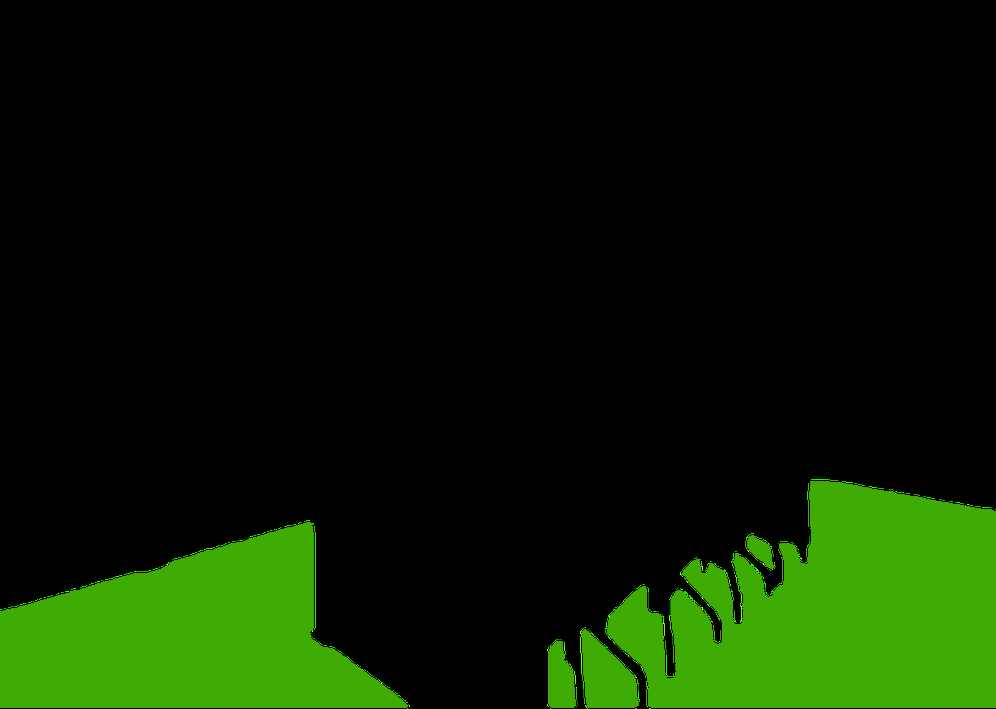
#> input picture final_client_version/masks/kitchen/floor.png, 996 x 709 px, shrunk from 1600 x 1139 before the run, found by its file name; its folder holds only this picture in this run
$ jupyter execute --allow-errors 'exp2_(1).ipynb'
#> lines starting #> are read from the running program, lines starting #| are printed output that depends on the picture; after the words box and inside, x2 and y2 are one past the last pixel; in counts of white or black regions, pixels touching at a corner belong together
[cell 1]
import os
import cv2
import numpy as np
import matplotlib.pyplot as plt
import time

[cell 2]
def get_mask_imgs(img_path):
    mask_imgs = []
    for img in os.listdir(img_path):
        if img.split('.')[-1] == 'png':
            mask_imgs.append(img_path+"/"+img)
    return mask_imgs

def read_imgs(mask_path):
#> called with mask_path = '../inputs/masks/kitchen'
    mask_imgs = get_mask_imgs(mask_path)
    # print(mask_imgs)
    masks = []
    for img in mask_imgs:
        mask = cv2.imread(img, 0)
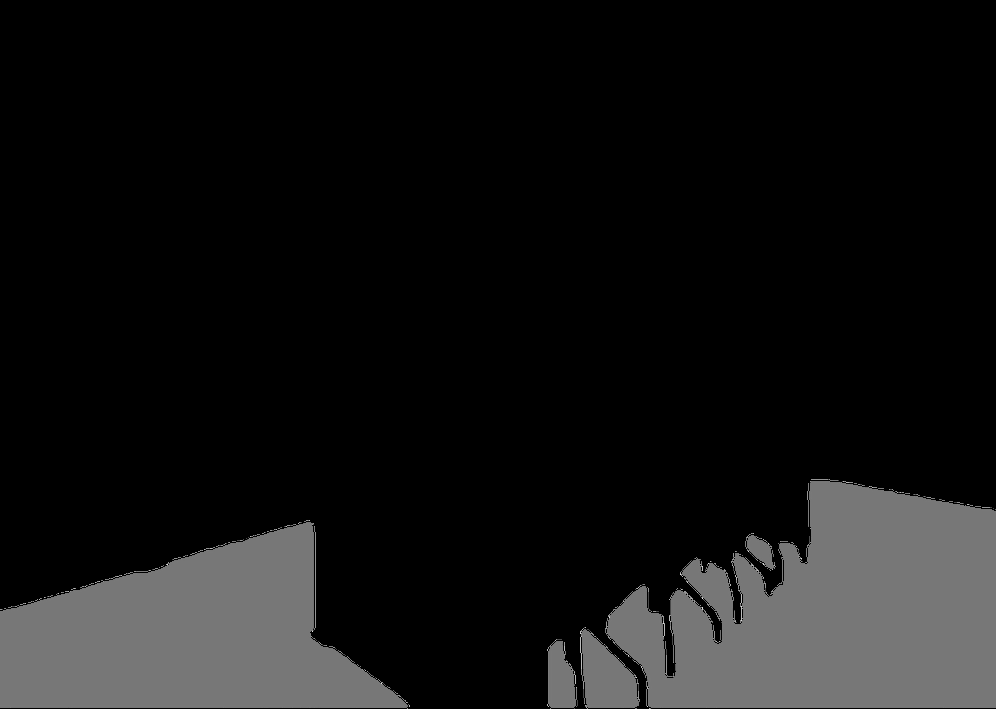
#> mask: shape (709, 996); min 0, max 225, mean 19.6
        mask = cv2.cvtColor(mask, cv2.COLOR_BGR2RGB)
#> mask: shape (709, 996, 3)
        ret, bw_img = cv2.threshold(mask, 10, 255, cv2.THRESH_BINARY)
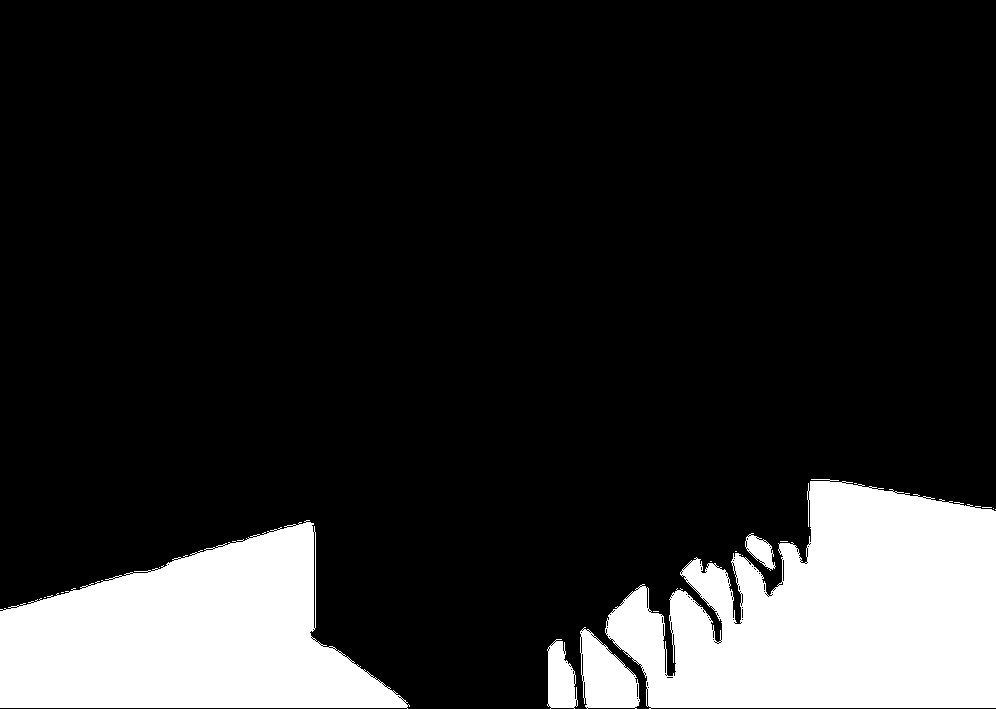
#> bw_img: shape (709, 996, 3); 16.5% white; 17 white regions (12 under 20 px), largest, box (x1, y1, x2, y2) and area: (605, 479, 996, 709) 62587, (0, 520, 410, 709) 48498, (580, 627, 640, 709) 3131, (547, 639, 578, 709) 1555, (745, 533, 776, 571) 576
#> `all_masks = read_imgs(all_mask_paths)`: all_masks = 1 item
#| 1
        # print(bw_img.shape)
        # plt.imshow(mask)
        masks.append(bw_img)
    return masks

def find_rectangle_manually(given_masks):
    rectangles = []
    for mask in given_masks:
        mask = np.array(mask)
        gray_mask = cv2.cvtColor(mask, cv2.COLOR_RGB2GRAY)
        # print(*gray_mask[400])
        row_ind = []
        for i in range(gray_mask.shape[0]):
            inds = np.where(gray_mask[i] == 255)[0]
            if inds.size != 0:
                row_ind.append(i)
        top, bottom = row_ind[0], row_ind[-1]

        col_ind = []
        for i in range(gray_mask.shape[1]):
            inds = np.where(gray_mask[:, i] == 255)[0]
            if inds.size != 0:
                col_ind.append(i)
        left, right = col_ind[0], col_ind[-1]

        rectangles.append([
            [left, top],
            [right, top],
            [right, bottom],
            [left, bottom]
        ])
    return rectangles

[cell 3]
# [8 lines of commented-out code are left out]

[cell 4]
from rdp import rdp
def find_peak_points(mask):
    msk = mask.copy()
    edge=cv2.Canny(msk, 30, 20)
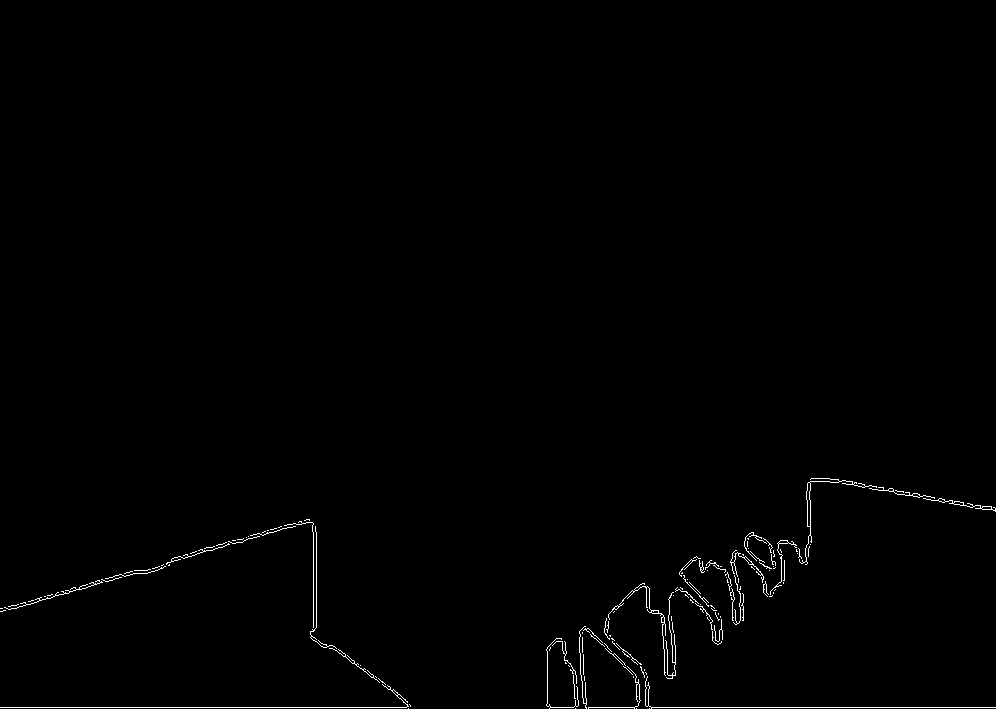
#> edge: shape (709, 996); 0.64% white in thin lines or dots, all inside (x1, y1, x2, y2) = (0, 478, 996, 709)
    contours, hierarchy = cv2.findContours(edge, cv2.RETR_EXTERNAL, cv2.CHAIN_APPROX_NONE)
#> contours = 140 contours, 134 with area under 20; largest, box (x1, y1, x2, y2) and area: (799, 478, 877, 565) 138, (923, 498, 996, 512) 80, (608, 583, 666, 676) 57, (869, 487, 935, 499) 39, (730, 550, 764, 583) 34, (770, 540, 797, 595) 34
    ## separating the mask outline from all other unwanted contours
    outline = []
    for i in contours:
        # print(len(i))
        if i.shape[0] > 100:
            outline.extend(i)
#> this loop made 140 passes
#> i on passes 1, 2, 3, 4, 5, 9, 11, 13, 14, 18, 19, 20: [[649, 708]], [[636, 708]], [[575, 708]], [[408, 708]], [[409, 704], [410, 705], [410, 706], [410, 705]], [[633, 676], [633, 677]], [[375, 676], [376, 677]], [[645, 672], [646, 673], [646, 674], [646, 673]], [[644, 669], [644, 670]], [[568, 665], [569, 666]], [[360, 665]], [[565, 662], [565, 663], [566, 663]]
#> after the loop, outline = 6036 items, first 6: [[382, 684]], [[383, 685]], [[384, 686]], [[385, 686]], [[386, 687]], [[387, 688]]
    # print(outline.shape)

    msk = cv2.drawContours(msk, outline, -1, (0, 255, 0), 3)
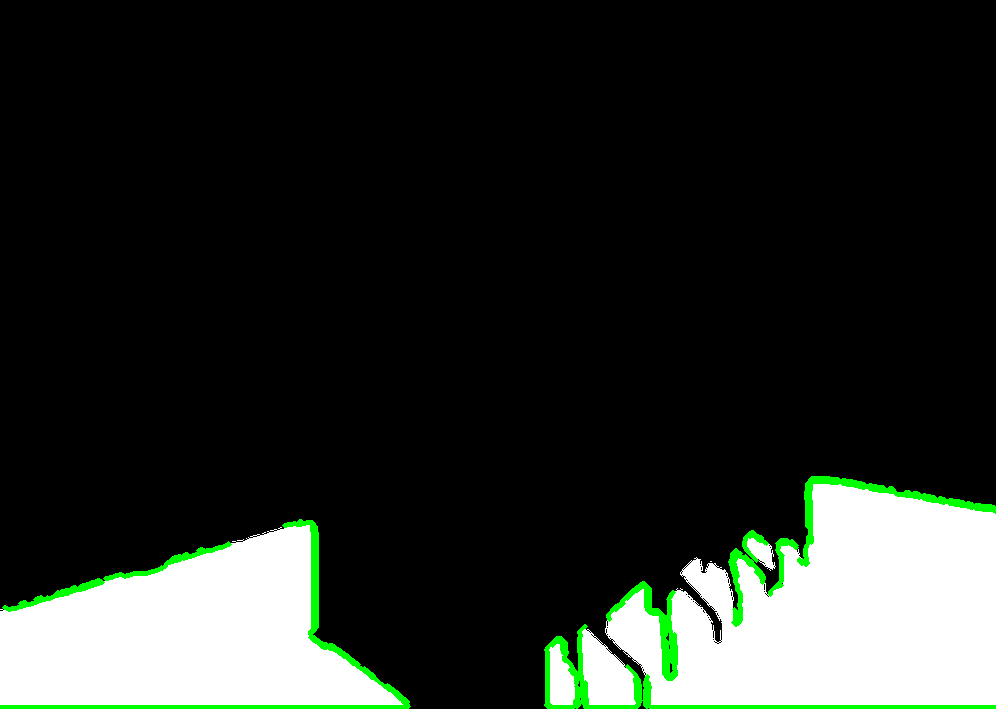
#> msk: shape (709, 996, 3); 1.91% of pixels changed, all inside (x1, y1, x2, y2) = (0, 476, 996, 709)
    ## finding the peak points using the Douglas-Peucker algorithm
    pp=rdp(outline, epsilon=75)
    for i in pp:
        msk = cv2.circle(msk, i[0], 5, (0, 0, 255), -1)
    plt.imshow(msk)
    return np.array(pp)

def pick_peak_pts(mask, pp):
    rect = find_rectangle_manually([mask])[0]
#> the loop in find_rectangle_manually, `for mask in given_masks:` made 1 pass
#> (top, bottom, left, right) on pass 1: (479, 708, 0, 995)
#> after the loop in find_rectangle_manually, `for mask in given_masks:`: rectangles = [[[0, 479], [995, 479], [995, 708], [0, 708]]]
#> rect = [[0, 479], [995, 479], [995, 708], [0, 708]]
    new_rect = []
    for p1 in rect:
        pt_dist = []
        for p2 in pp:
            dist = ((p2[0] - p1[0]) ** 2 + (p2[1] - p1[1]) ** 2) ** 0.5
            pt_dist = np.append(pt_dist, dist)
        # print(pt_dist)
        new_rect.append(pp[np.argmin(pt_dist)])
#> this loop made 1 pass
#> after the loop, new_rect = []

    tmp = mask.copy()
    for i in pp:
        tmp = cv2.circle(tmp, i, 10, (0, 0, 255), -1)
    for i in range(4):
        tmp = cv2.circle(tmp, rect[i], 8, (255, 0, 0), -1)
        tmp = cv2.circle(tmp, new_rect[i], 8, (0, 255, 0), -1)
    plt.imshow(tmp)

    return rect, np.array(new_rect)

[cell 5]
USER_IMG = 'kitchen'

all_mask_paths = "../inputs/masks/{}".format(USER_IMG)
all_masks = read_imgs(all_mask_paths)
print(len(all_masks))

[cell 6]
peak_pts, new_rectangles, rectangles, peak_points_for_masks = [], [], [], []

[cell 7]
mask = all_masks[0]
#> (the rest of this cell did not finish here and is left out)

#> (a cell that did not finish here is left out)

[cell 9]
def isClose(pt, seed):
    # if abs(pt[0]-seed[0]) >= 275 and abs(pt[1]-seed[1]) >= 275:
    #     return False
    distance = ((pt[0] - seed[0]) ** 2 + (pt[1] - seed[1]) ** 2) ** 0.5
    if distance > 75:
      # print(distance)
      # if abs(pt[0] - 630) < 15:
      #   print(distance, pt, seed)
      return False
    # print(distance, pt, seed)
    return True

Method 2

[cell 10]
linkedlist = []
for i in range(len(peak_points_for_masks)):
  for pt in peak_points_for_masks[i]:
    # [7 lines of commented-out code are left out]
    flag = True
    for sublist in linkedlist:
      if isClose(pt, sublist[0][0]):
        sublist.append([pt, i])
        flag = False
    if flag:
      linkedlist.append([[pt,i]])

twoMaskIntersection, threeMaskIntersection = [], []

for sublist in linkedlist:
  # print(sublist)
  c, uniqueIndex, seed = 0, [], sublist[0][0]
  for entry in sublist:
    if entry[1] not in uniqueIndex:
      uniqueIndex.append(entry[1])
      c += 1
  if c == 2:
    twoMaskIntersection.append([seed,uniqueIndex])
  if c == 3:
    threeMaskIntersection.append([seed,uniqueIndex])
# print('####################################')

if len(all_masks) >= 3:
  for pt in twoMaskIntersection:
    print('Point : '+ str(pt[0]) + ' Intersecting masks are : ' + str(pt[1]))
  print('----------------------------------')
  print("The fixed points are:")
  for pt in threeMaskIntersection:
    print('Point : '+ str(pt[0]) + ' Intersecting masks are : ' + str(pt[1]))
else:
  print("The fixed points are:")
  for pt in twoMaskIntersection:
    print('Point : '+ str(pt[0]) + ' Intersecting masks are : ' + str(pt[1]))

Method 1

[cell 11]
corner_pts, di, li2 = [], {}, []
for i in range(len(peak_points_for_masks)):
  # [31 lines of commented-out code are left out]
  for pt in peak_points_for_masks[i]:
    flag, fl = True, True
    for pt1 in di.keys():
      if i in di[pt1][3]:
        fl = False
        continue
        if i == 2:
          print('ttttttt', pt, di[pt1][2],isClose(pt, di[pt1][2]))
      if isClose(pt, di[pt1][2]):
        flag = False
        di[pt1][0] += 1
        di[pt1][1][0] += pt[0]
        di[pt1][1][1] += pt[1]
        di[pt1][2][0] = di[pt1][1][0] // di[pt1][0]
        di[pt1][2][1] = di[pt1][1][1] // di[pt1][0]
        di[pt1][3].append(i)
        break
    if flag:
      if fl:
        di[tuple(pt)] = [1, pt, pt, [i]]
      else:
        if isClose(pt, di[pt1][2]):
          flag = False
          di[pt1][1][0] += pt[0]
          di[pt1][1][1] += pt[1]
          di[pt1][2][0] = di[pt1][1][0] // 2
          di[pt1][2][1] = di[pt1][1][1] // 2
          di[pt1][1][0] += di[pt1][2][0]
          di[pt1][1][1] += di[pt1][2][1]
print(len(di.keys()))
for key in di.keys():
  if di[key][0] > 1:
    li2.append(di[key][2])
    print(di[key][2], key, di[key][3])

[cell 12]
def isSame(pt, pt1):
  if pt[0] != pt1[0] or pt[1] != pt1[1]:
    return False
  return True

[cell 13]
li1 = []
for i in range(len(new_rectangles)):
  for pt in new_rectangles[i]:
    print(i, str(pt) + '  - 1')
    for p in li2:
      if isClose(pt, p):
        flag = True
        for pt1 in li1:
          if isSame(pt, pt1):
            flag = False
            break
        if flag:
          li1.append(pt)
          print(i, pt, p)

[cell 14]
li1 = []
for i in range(len(peak_points_for_masks)):
  for pt in peak_points_for_masks[i]:
    # print(i, str(pt) + '  - 1')
    for p in li2:
      if isClose(pt, p):
        flag = True
        for pt1 in li1:
          if isClose(pt, pt1):
            flag = False
            break
        if flag:
          # print(li1)
          li1.append(p)
          print(i, pt, p)

$ run again, on final_client_version/masks/kitchen/wall01.png
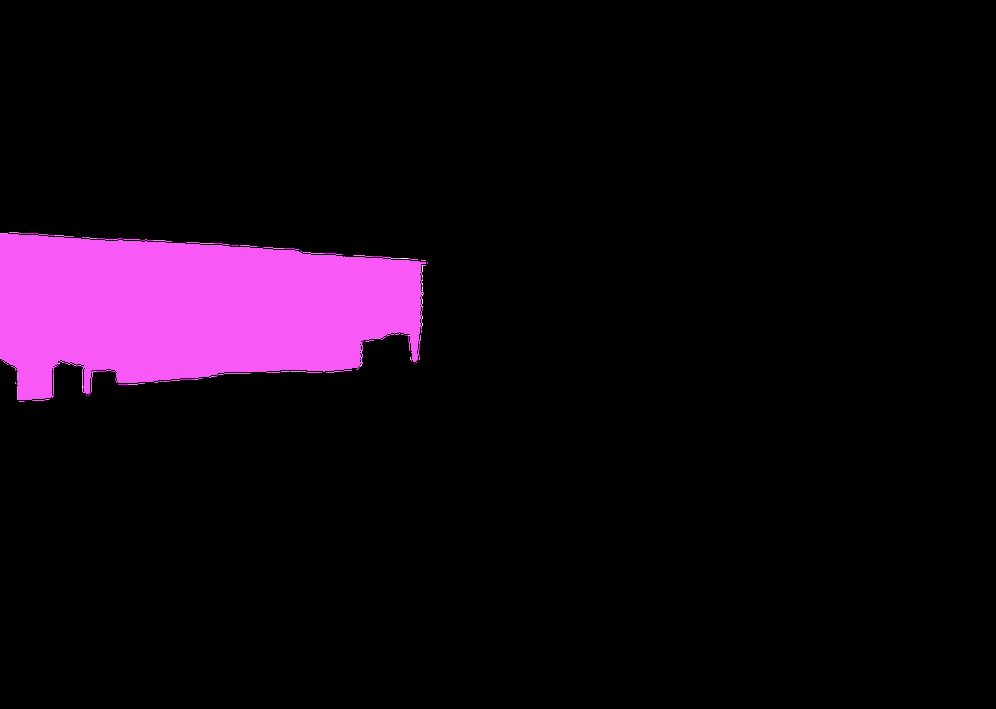
#> input picture final_client_version/masks/kitchen/wall01.png, 996 x 709 px, shrunk from 1600 x 1139 before the run, found by its file name
#> in read_imgs, `ret, bw_img = cv2.threshold(mask, 10, 255, cv2.THRESH_BINARY)`:
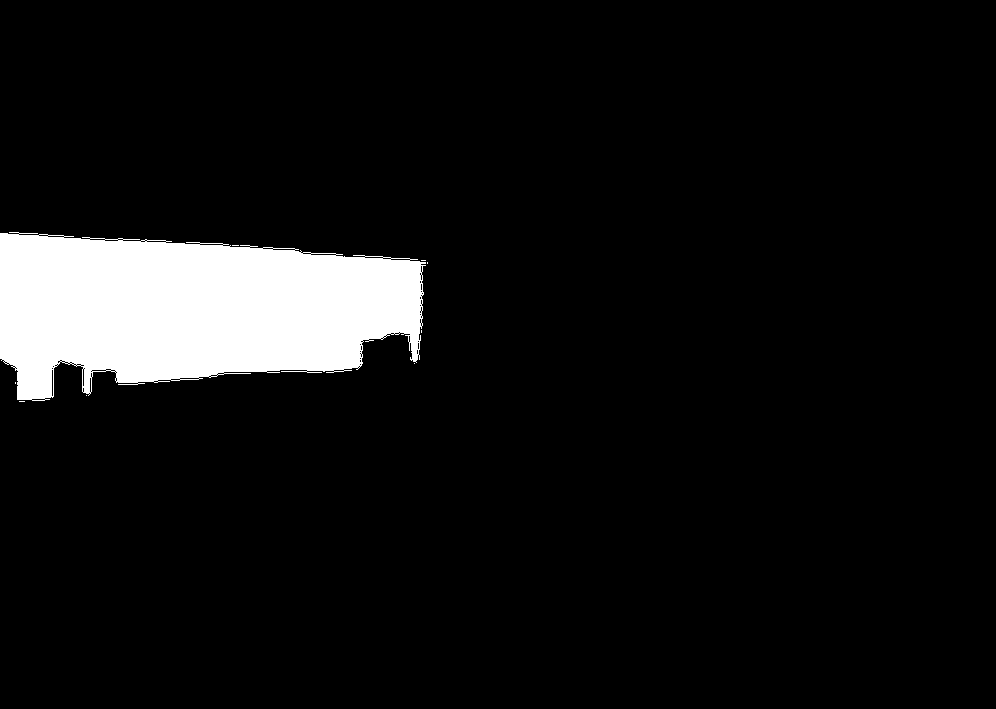
#> bw_img: shape (709, 996, 3); 7.5% white; 9 white regions (8 under 20 px), largest, box (x1, y1, x2, y2) and area: (0, 232, 426, 401) 53023
#> all_masks = 1 item
#| 1
#> edge: shape (709, 996); 0.3% white in thin lines or dots, all inside (x1, y1, x2, y2) = (0, 231, 429, 403)
#> contours = 38 contours, 36 with area under 20; largest, box (x1, y1, x2, y2) and area: (0, 232, 426, 333) 234, (355, 327, 422, 371) 76
#> the loop in find_peak_points, `for i in contours:` made 38 passes
#> i on passes 7, 9, 16, 18, 23, 24, 29, 30: [[15, 381], [14, 382], [14, 383], [14, 382]], [[117, 378], [117, 379], [117, 380], [117, 379]], [[55, 364], [56, 364]], [[359, 363], [359, 364]], [[401, 335], [402, 335], [403, 335], [402, 335]], [[391, 335], [392, 335], [393, 335], [392, 335]], [[419, 297], [419, 298]], [[420, 295]]
#> after the loop in find_peak_points, `for i in contours:`: outline = 3044 items, first 6: [[358, 366]], [[357, 367]], [[356, 367]], [[355, 367]], [[354, 367]], [[353, 367]]
#> in find_peak_points, `msk = cv2.drawContours(msk, outline, -1, (0, 255, 0), 3)`:
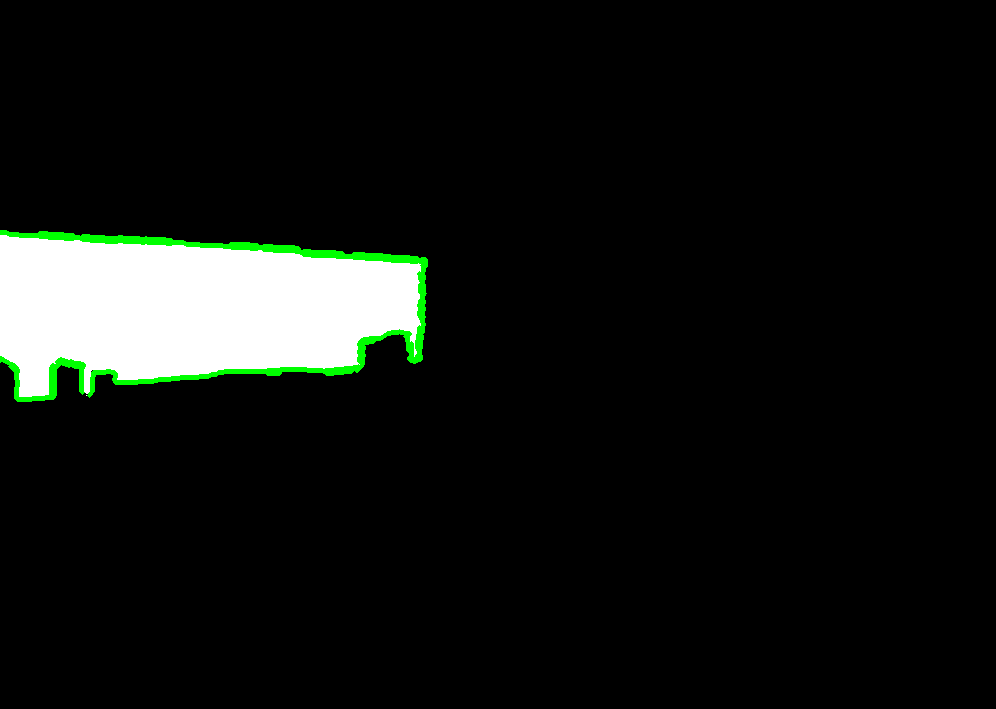
#> msk: shape (709, 996, 3); 1.01% of pixels changed, all inside (x1, y1, x2, y2) = (0, 230, 428, 402)
#> the loop in find_rectangle_manually, `for mask in given_masks:` made 1 pass
#> (top, bottom, left, right) on pass 1: (232, 401, 0, 427)
#> after the loop in find_rectangle_manually, `for mask in given_masks:`: rectangles = [[[0, 232], [427, 232], [427, 401], [0, 401]]]
#> rect = [[0, 232], [427, 232], [427, 401], [0, 401]]
#> the loop in pick_peak_pts, `for p1 in rect:` made 1 pass
#> after the loop in pick_peak_pts, `for p1 in rect:`: new_rect = []
